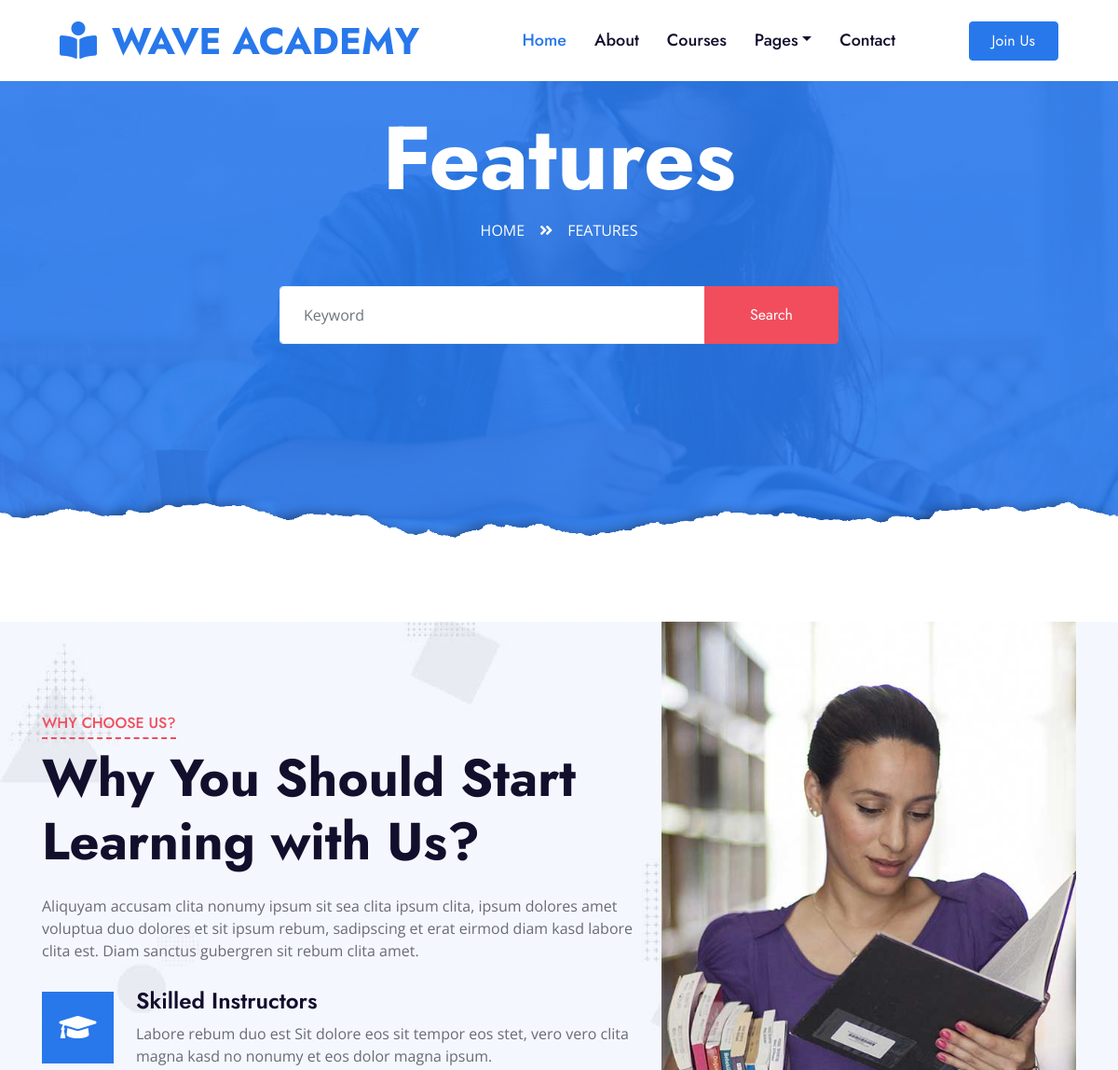
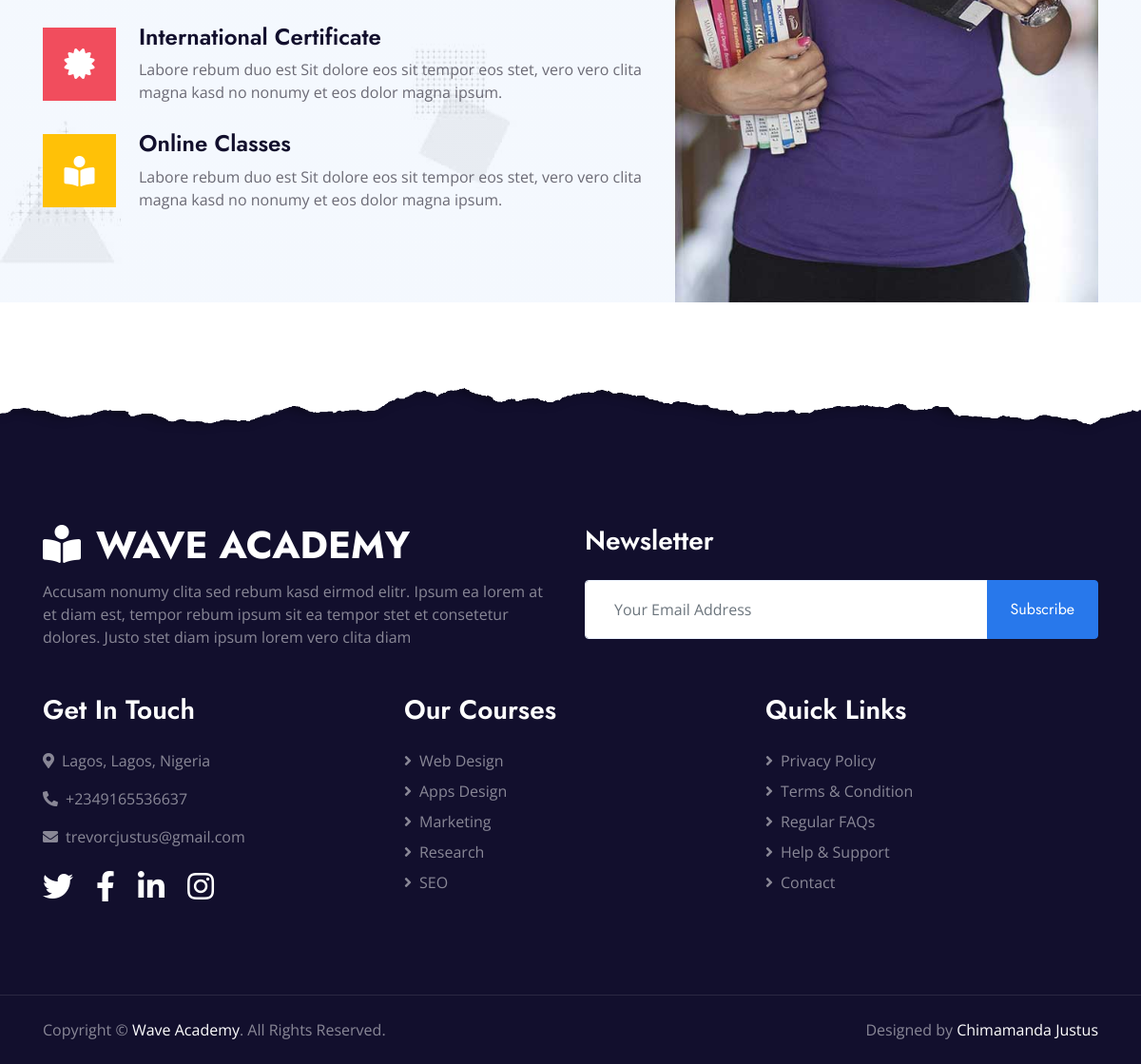
The page /feature on the database its author committed (2 pictures, top to bottom).
### core/models.py (models this page shows, shortened)
class FeatureContent(models.Model):
    title = models.CharField(max_length=400)
    description = models.TextField()
    Skilled_Instructors = models.CharField(max_length=400)
    SkilledDescription = models.TextField()
    International_Certificate = models.CharField(max_length=600)
    InternationalDescription = models.TextField()
    Online_Classes = models.CharField(max_length=600)
    OnlineDescription = models.TextField()
    image = models.ImageField(upload_to='feature_images/')

### core/views.py (the view)
# urls.py: path('feature', views.feature, name='feature'),
def feature(request):
    festurecontent = FeatureContent.objects.first()
    context = {
        'festurecontent': festurecontent,
    }
    return render(request, 'feature.html', context )

### core/templates/feature.html (shortened to what this page needs)
{% extends 'base.html' %}
{% load static %}
{% block content %}
    <div class="jumbotron jumbotron-fluid page-header position-relative overlay-bottom" style="margin-bottom: 90px;">
        <div class="container text-center py-5">
            <h1 class="text-white display-1">Features</h1>
            <div class="d-inline-flex text-white mb-5">
                <p class="m-0 text-uppercase"><a class="text-white" href="">Home</a></p>
                <i class="fa fa-angle-double-right pt-1 px-3"></i>
                <p class="m-0 text-uppercase">Features</p>
            </div>
            <div class="mx-auto mb-5" style="width: 100%; max-width: 600px;">
                <div class="input-group">
                    <div class="mx-auto mb-5" style="width: 100%; max-width: 600px;">
                        <form method="get" action="{% url 'search' %}">
                            <div class="input-group">
                                <input type="text" name="query" class="form-control border-light" style="padding: 30px 25px;" placeholder="Keyword">
                                <div class="input-group-append">
                                    <button class="btn btn-secondary px-4 px-lg-5" type="submit">Search</button>
                                </div>
                            </div>
                        </form>
                    </div>
                </div>
            </div>
        </div>
    </div>
    <div class="container-fluid bg-image" style="margin: 90px 0;">
        <div class="container">
            <div class="row">
                <div class="col-lg-7 my-5 pt-5 pb-lg-5">
                    <div class="section-title position-relative mb-4">
                        <h6 class="d-inline-block position-relative text-secondary text-uppercase pb-2">Why Choose Us?</h6>
                        <h1 class="display-4">{{ festurecontent.title }}</h1>
                    </div>
                    <p class="mb-4 pb-2">{{ festurecontent.description}}</p>
                    <div class="d-flex mb-3">
                        <div class="btn-icon bg-primary mr-4">
                            <i class="fa fa-2x fa-graduation-cap text-white"></i>
                        </div>
                        <div class="mt-n1">
                            <h4>{{ festurecontent.Skilled_Instructors}}</h4>
                            <p>{{ festurecontent.SkilledDescription}}</p>
                        </div>
                    </div>
                    <div class="d-flex mb-3">
                        <div class="btn-icon bg-secondary mr-4">
                            <i class="fa fa-2x fa-certificate text-white"></i>
                        </div>
                        <div class="mt-n1">
                            <h4>{{ festurecontent.International_Certificate}}</h4>
                            <p>{{ festurecontent.InternationalDescription}}</p>
                        </div>
                    </div>
                    <div class="d-flex">
                        <div class="btn-icon bg-warning mr-4">
                            <i class="fa fa-2x fa-book-reader text-white"></i>
                        </div>
                        <div class="mt-n1">
                            <h4>{{ festurecontent.Online_Classes}}</h4>
                            <p class="m-0">{{ festurecontent.OnlineDescription}}</p>
                        </div>
                    </div>
                </div>
                <div class="col-lg-5" style="min-height: 500px;">
                    <div class="position-relative h-100">
                        <img class="position-absolute w-100 h-100" src="{{ festurecontent.image.url}}" style="object-fit: cover;">
                    </div>
                </div>
            </div>
        </div>
    </div>
{% endblock %}

### rows shown on the page
FeatureContent: title "Why You Should Start Learning with Us?", description "Aliquyam accusam clita nonumy ipsum sit sea clita ipsum clita, ipsum dolores amet voluptua duo dolores et sit ipsum rebum, sadipscing et erat eirmod diam kasd labore clita est. Diam sanctus gubergren sit rebum clita amet.", Skilled_Instructors "Skilled Instructors", SkilledDescription "Labore rebum duo est Sit dolore eos sit tempor eos stet, vero vero clita magna kasd no nonumy et eos dolor magna ipsum.", International_Certificate "International Certificate", InternationalDescription "Labore rebum duo est Sit dolore eos sit tempor eos stet, vero vero clita magna kasd no nonumy et eos dolor magna ipsum.", Online_Classes "Online Classes", OnlineDescription "Labore rebum duo est Sit dolore eos sit tempor eos stet, vero vero clita magna kasd no nonumy et eos dolor magna ipsum.", image (picture)
